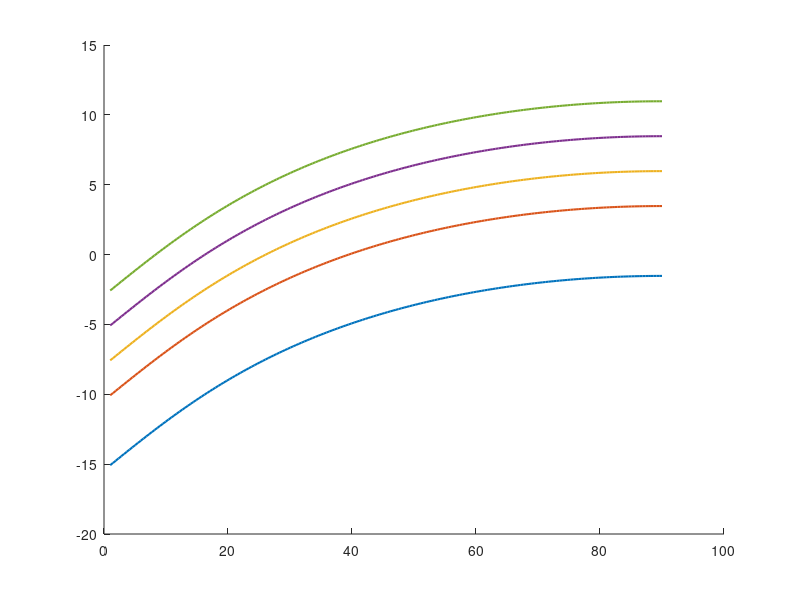

MATLAB code for this plot: (Note: this script raises an error after producing the figure.)
%LEOにおけるリンクバジェット計算
%現在は受信アンテナ利得を6.5dBiとしている

clear; 
clc; 
close all;

c   = 3e8;
GM  = 3.986e14;
Re  = 6.371e6;
fc  = 920e6;
h   = 540e3;

k  = 1.380649e-23;
T0 = 300;
BW = 100e3;

Pt_mW = 20;
Pt_dBm = 10*log10(Pt_mW);
Gt = 1;
Gr = 6.5;
NF = 4.0;
Pol_loss = 3.0;

N0_dBm_Hz = 10*log10(k*T0*1000);

El = linspace(1, 90, 200);
d  = sqrt((Re+h)^2 - (Re*cosd(El)).^2) - Re*sind(El);
lambda = c/fc;
FSPL = 20*log10(4*pi*d/lambda);
Pr_dBm = Pt_dBm + Gt + Gr - FSPL - Pol_loss;

SF_list = [7 9 10 11 12];
SNR_req = [-7.5 -12.5 -15 -17.5 -20];
Sensitivity = N0_dBm_Hz + 10*log10(BW) + NF + SNR_req;

figure;
hold on;
colors = lines(length(SF_list));
for i = 1:length(SF_list)
    Margin = Pr_dBm - Sensitivity(i);
    plot(El, Margin, 'LineWidth', 1.5, 'Color', colors(i,:));
end
yline(0, '-k', 'LineWidth', 1.5);
grid on;
xlabel('elevation angle [deg]');
ylabel('link margin [dB]');
title('Link Margin vs Elevation Angle');
legend("SF="+string(SF_list), 'Location', 'best');

fprintf('N0 (per Hz)          = %.2f dBm/Hz\n', N0_dBm_Hz);
fprintf('Noise floor (100kHz) = %.2f dBm\n', N0_dBm_Hz + 10*log10(BW));
fprintf('Pt_dBm               = %.2f dBm\n', Pt_dBm);
fprintf('Pr El=10deg        = %.2f dBm\n', Pr_dBm(find(El>=10,1)));
fprintf('Pr El=90deg        = %.2f dBm\n', Pr_dBm(end));
